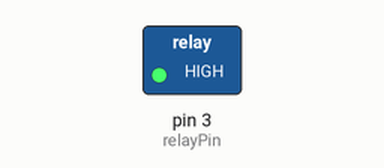
The sketch below on a simulated Arduino Uno, built with avr-gcc and run on an emulated ATmega328P. Parts: switched loads named in the sketch (green lamp = pin HIGH).

Above: at 0.1 s.
At 4.1 s:
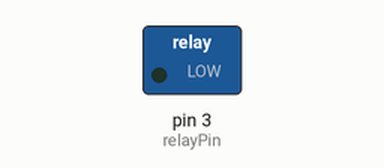
Timing chart, 0 to 5.6 s (numbered marks = the images above):
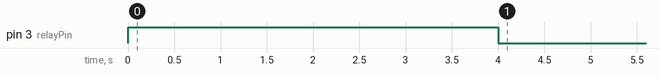

The sketch:

SWE_SendUART.ino
```cpp
#include <SoftwareSerial.h>
int relayPin = 3;
int RcValue = -1;
const uint8_t  StopValue[6] = {255, 85, 0, 255, 0, 255};
const uint8_t  UpValue[6] = {255, 85, 1, 254, 0, 255};
const uint8_t  DownValue[6] = {255, 85, 2, 253, 0, 255};
const uint8_t  LeftValue[6] = {255, 85, 4, 251, 0, 255};
const uint8_t  RightValue[6] = {255, 85, 8, 247, 0, 255};
const uint8_t* Up_ptr = UpValue;
const uint8_t* Down_ptr = DownValue;
const uint8_t* Right_ptr = RightValue;
const uint8_t* Left_ptr = LeftValue;
const uint8_t* Stop_ptr = StopValue;
SoftwareSerial SWEBot(9, 8); //RX, TX
SoftwareSerial BTModule(10, 11); // RX, TX

void setup() {
  pinMode(relayPin, OUTPUT);
  SWEBot.begin(56700);
  BTModule.begin(57600);
  Serial.begin(56700);
  digitalWrite(relayPin, HIGH);
  delay(4000);
  digitalWrite(relayPin, LOW);
}

void loop() {
  if (BTModule.available()) {
    RcValue = BTModule.read();
  } else {
    RcValue = -1;
  }
  if (RcValue != 1) {
    Up();
  } else {
    Stop();
  }
}
```

SWE_Remote_Actions.ino
```cpp
void Up() {
  SWEBot.write(Up_ptr, 3);
  delay(200);
  SWEBot.write(Up_ptr + 3, 3);
  delay(200);

  SWEBot.write(Stop_ptr, 3);
  delay(200);
  SWEBot.write(Stop_ptr + 3, 3);
  delay (1000);
}
void Down() {
  SWEBot.write(Down_ptr, 3);
  //  delay(210);
  //  SWEBot.write(Down_ptr + 3, 3);
  delay(210);
  SWEBot.write(Stop_ptr, 3);
  //  delay(210);
  SWEBot.write(Stop_ptr + 3, 3);
  delay (997);
}
void Right() {
  SWEBot.write(Right_ptr, 3);
  delay(210);
  SWEBot.write(Right_ptr + 3, 3);
  delay(210);
  SWEBot.write(Stop_ptr, 3);
  delay(210);
  SWEBot.write(Stop_ptr + 3, 3);
  delay (997);
}
void Left() {
  SWEBot.write(Left_ptr, 3);
  delay(210);
  SWEBot.write(Left_ptr + 3, 3);
  delay(210);
  SWEBot.write(Stop_ptr, 3);
  delay(210);
  SWEBot.write(Stop_ptr + 3, 3);
  delay (997);
}
void Stop() {
  SWEBot.write(Stop_ptr, 3);
  delay(210);
  SWEBot.write(Stop_ptr + 3, 3);
  delay(210);
  SWEBot.write(Stop_ptr, 3);
  delay(210);
  SWEBot.write(Stop_ptr + 3, 3);
  delay (997);
}
```
